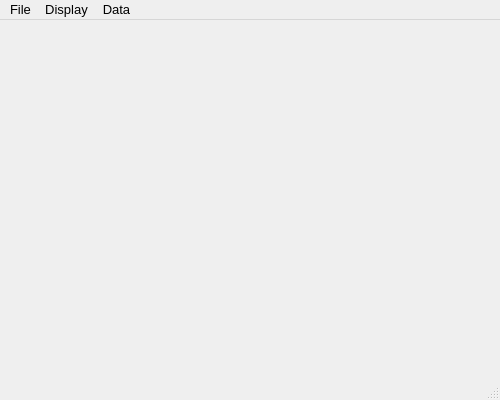
<?xml version="1.0" encoding="UTF-8"?>
<ui version="4.0">
 <class>MapViewer</class>
 <widget class="QMainWindow" name="MapViewer">
  <property name="geometry">
   <rect>
    <x>0</x>
    <y>0</y>
    <width>500</width>
    <height>400</height>
   </rect>
  </property>
  <property name="font">
   <font>
    <pointsize>10</pointsize>
   </font>
  </property>
  <property name="windowTitle">
   <string>Map Viewer</string>
  </property>
  <widget class="QWidget" name="centralwidget">
   <layout class="QGridLayout" name="gridLayout">
    <item row="0" column="0">
     <widget class="QCustomPlot" name="mapView" native="true"/>
    </item>
   </layout>
  </widget>
  <widget class="QMenuBar" name="menubar">
   <property name="geometry">
    <rect>
     <x>0</x>
     <y>0</y>
     <width>500</width>
     <height>21</height>
    </rect>
   </property>
   <widget class="QMenu" name="menuMap">
    <property name="title">
     <string>File</string>
    </property>
    <addaction name="actionSave_Image_As"/>
   </widget>
   <widget class="QMenu" name="menuDisplay">
    <property name="title">
     <string>Display</string>
    </property>
    <addaction name="actionReproportion"/>
    <addaction name="actionReset_Size"/>
    <addaction name="actionLock_Size"/>
    <addaction name="separator"/>
    <addaction name="actionInterpolate"/>
    <addaction name="actionShow_Axes"/>
    <addaction name="actionShow_Color_Scale"/>
    <addaction name="actionCommon_Color_Gradient"/>
    <addaction name="separator"/>
    <addaction name="actionAdd_Scale_Bar"/>
    <addaction name="actionSet_Color_Scheme"/>
    <addaction name="separator"/>
    <addaction name="actionShow_Spectrum_Viewer"/>
   </widget>
   <widget class="QMenu" name="menuData">
    <property name="title">
     <string>Data</string>
    </property>
    <addaction name="actionNew_Dataset_from_Map"/>
    <addaction name="actionStats"/>
    <addaction name="actionExport_Values"/>
   </widget>
   <addaction name="menuMap"/>
   <addaction name="menuDisplay"/>
   <addaction name="menuData"/>
  </widget>
  <widget class="QStatusBar" name="statusbar"/>
  <action name="actionSave_Image_As">
   <property name="text">
    <string>Save Image As...</string>
   </property>
  </action>
  <action name="actionSet_Color_Scheme">
   <property name="enabled">
    <bool>true</bool>
   </property>
   <property name="text">
    <string>Set Color Scheme...</string>
   </property>
  </action>
  <action name="actionInterpolate">
   <property name="checkable">
    <bool>true</bool>
   </property>
   <property name="text">
    <string>Interpolate</string>
   </property>
  </action>
  <action name="actionShow_Axes">
   <property name="checkable">
    <bool>true</bool>
   </property>
   <property name="checked">
    <bool>true</bool>
   </property>
   <property name="text">
    <string>Show Axes</string>
   </property>
  </action>
  <action name="actionShow_Color_Scale">
   <property name="checkable">
    <bool>true</bool>
   </property>
   <property name="checked">
    <bool>true</bool>
   </property>
   <property name="text">
    <string>Show Color Scale</string>
   </property>
  </action>
  <action name="actionAdd_Scale_Bar">
   <property name="text">
    <string>Add Scale Bar...</string>
   </property>
  </action>
  <action name="actionShow_Spectrum_Viewer">
   <property name="checkable">
    <bool>false</bool>
   </property>
   <property name="checked">
    <bool>false</bool>
   </property>
   <property name="text">
    <string>Show Spectrum Viewer</string>
   </property>
  </action>
  <action name="actionCommon_Color_Gradient">
   <property name="checkable">
    <bool>true</bool>
   </property>
   <property name="text">
    <string>Common Color Gradient</string>
   </property>
  </action>
  <action name="actionLock_Size">
   <property name="checkable">
    <bool>true</bool>
   </property>
   <property name="checked">
    <bool>true</bool>
   </property>
   <property name="text">
    <string>Lock Size</string>
   </property>
  </action>
  <action name="actionReproportion">
   <property name="text">
    <string>Reproportion</string>
   </property>
  </action>
  <action name="actionReset_Size">
   <property name="text">
    <string>Reset Size</string>
   </property>
  </action>
  <action name="actionNew_Dataset_from_Map">
   <property name="text">
    <string>New Dataset from Map...</string>
   </property>
  </action>
  <action name="actionStats">
   <property name="text">
    <string>Stats</string>
   </property>
  </action>
  <action name="actionExport_Values">
   <property name="text">
    <string>Export Values...</string>
   </property>
  </action>
 </widget>
 <customwidgets>
  <customwidget>
   <class>QCustomPlot</class>
   <extends>QWidget</extends>
   <header>qcustomplot.h</header>
   <container>1</container>
  </customwidget>
 </customwidgets>
 <resources/>
 <connections/>
</ui>
